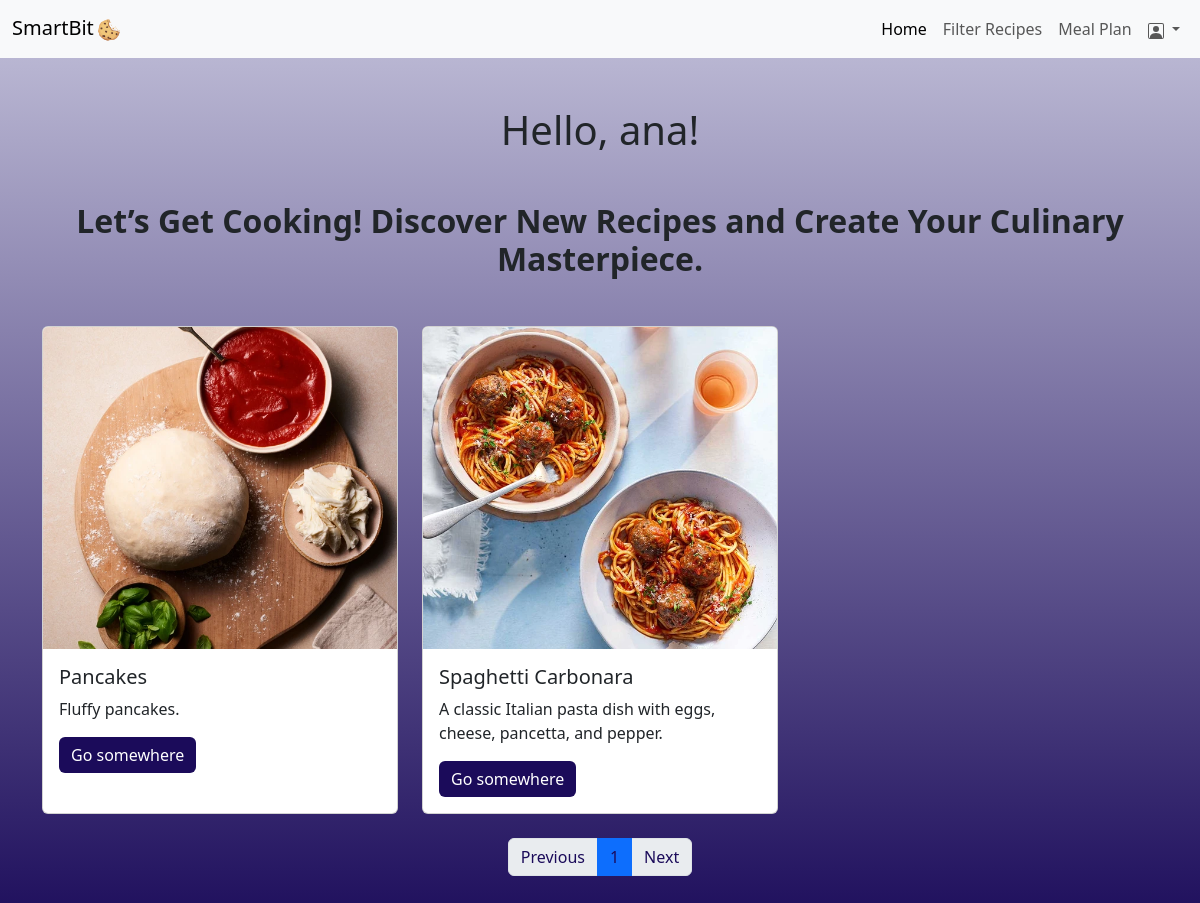
Screenshot of /home (signed in) with the database file from the repository.
### tables this page shows
CREATE TABLE users (                user_id INTEGER PRIMARY KEY AUTOINCREMENT,                name TEXT NOT NULL,                username TEXT,                email TEXT NOT NULL UNIQUE,                password TEXT NOT NULL,                age INTEGER NOT NULL,                gender TEXT NOT NULL,                caloric_goal INTEGER NOT NULL,                height REAL NOT NULL,                weight REAL NOT NULL);

CREATE TABLE recipes (                recipe_id INTEGER PRIMARY KEY AUTOINCREMENT,                name TEXT NOT NULL,                calories INTEGER,                description TEXT,                instructions TEXT,                picture TEXT UNIQUE);

### app.py (the view)
@app.route('/home')
def home_logged_in():
    connection = sqlite3.connect("database.db")
    cursor = connection.cursor()
    cursor.execute("SELECT recipe_id, name, description FROM recipes")
    rows = cursor.fetchall()
    user_id = session['user_id']
    connection = sqlite3.connect("database.db")
    cursor = connection.cursor()
    cursor.execute("SELECT * FROM users WHERE user_id=?", (user_id,))
    user_info = cursor.fetchone()
    connection.commit()
    connection.close()
    all_cards = []
    for row in rows:
        card = {
            'id': row[0],
            'title': row[1],
            'description': row[2],
            'image_url': f'/static/images/card{row[0] % 6 + 1}.jpg',  # Use modulo for image recycling
            'link': '#'
        }
        all_cards.append(card)
    per_page = 21
    page = int(request.args.get('page', 1))  # Get the current page, default to 1
    start = (page - 1) * per_page
    end = start + per_page
    paginated_cards = all_cards[start:end]
    total_pages = -(-len(all_cards) // per_page)  # Ceiling division for total pages
    return render_template(
        'home_logged_in.html',
        cards=paginated_cards,
        current_page=page,
        total_pages=total_pages,
        user_info=user_info
    )

### templates/home_logged_in.html (shortened to what this page needs)
<!DOCTYPE html>
<html lang="en">
<head>
    <link href="https://cdn.jsdelivr.net/npm/bootstrap@5.3.0-alpha1/dist/css/bootstrap.min.css" rel="stylesheet">
    <link rel="stylesheet" href="{{ url_for('static', filename='css/styles.css') }}">
</head>
<body class="body-home">
    {% include 'navbar_logged_in.html' %}
    <h1 class="text-center mt-5" style="font-weight: 300;">Hello, {{user_info[2]}}!</h1>
    <h2 class="text-center mt-5", style="font-weight: 700;"> Let’s Get Cooking! Discover New Recipes and Create Your Culinary Masterpiece.</h2>
    <div class="container my-5">
        <div class="row row-cols-1 row-cols-md-3 g-4">
            {% for card in cards %}
            <div class="col">
                <div class="card h-100">
                    <img src="{{ card.image_url }}" class="card-img-top" alt="{{ card.title }}">
                    <div class="card-body">
                        <h5 class="card-title">{{ card.title }}</h5>
                        <p class="card-text">{{ card.description }}</p>
                        <a href="{{ card.link }}" class="btn btn-primary" style="background-color: #1b0b5a; border:none;">Go somewhere</a>
                    </div>
                </div>
            </div>
            {% endfor %}
        </div>
        <div class="d-flex justify-content-center mt-4">
            <nav aria-label="Page navigation example">
                <ul class="pagination">
                    <li class="page-item {% if current_page <= 1 %}disabled{% endif %}">
                        <a class="page-link" href="?page={{ current_page - 1 }}" style="color: #1b0b5a;">Previous</a>
                    </li>
                    {% for page_num in range(1, total_pages + 1) %}
                    <li class="page-item {% if page_num == current_page %}active{% endif %}">
                        <a class="page-link" href="?page={{ page_num }}" style="color: #1b0b5a;">{{ page_num }}</a>
                    </li>
                    {% endfor %}
                    <li class="page-item {% if current_page >= total_pages %}disabled{% endif %}">
                        <a class="page-link" href="?page={{ current_page + 1 }}" style="color: #1b0b5a;">Next</a>
                    </li>
                </ul>
            </nav>
        </div>
    </div>
</body>
</html>

### templates/navbar_logged_in.html (shortened to what this page needs)
<nav class="navbar navbar-expand-lg navbar-light bg-light">
    <div class="container-fluid">
        <a class="navbar-brand" href="{{ url_for('home_logged_in') }}">
            SmartBit<span class="cookie-logo"><img src="{{ url_for('static', filename='images/cookie_logo.png')}}" alt="Cookie"></span>
        </a>
        <div class="collapse navbar-collapse" id="navbarNav">
            <ul class="navbar-nav ms-auto">
                <li class="nav-item">
                    <a class="nav-link {% if request.endpoint == 'home_logged_in' %}active{% endif %}" href="{{ url_for('home_logged_in') }}">Home</a>
                </li>
                <li class="nav-item">
                    <a class="nav-link {% if request.endpoint == 'browse_recipes' %}active{% endif %}" href="{{ url_for('browse_recipes') }}">Filter Recipes</a>
                </li>
                <li class="nav-item">
                    <a class="nav-link {% if request.endpoint == 'meal_plan' %}active{% endif %}" href="{{ url_for('meal_plan') }}">Meal Plan</a>
                </li>
                <li class="nav-item dropdown">
                    <a class="nav-link dropdown-toggle" href="#" role="button" data-bs-toggle="dropdown" aria-expanded="false">
                    </a>
                  </li>
            </ul>
        </div>
    </div>
</nav>

### static/css/styles.css (style rules this page uses)
.body-home { background: linear-gradient(to bottom, #c3c1da, #1b0b5a); min-height: 100vh; background-size: cover; }
.cookie-logo img { width: 30px; height: auto; max-width: 100%; display: inline-block; vertical-align: middle; }

### rows the page displays
users: username "ana"
recipes: shows a picture, title "Pancakes", description "Fluffy pancakes."
recipes: shows a picture, title "Spaghetti Carbonara", description "A classic Italian pasta dish with eggs, cheese, pancetta, and pepper."

### other values shown
{{ page_num }} "1"
